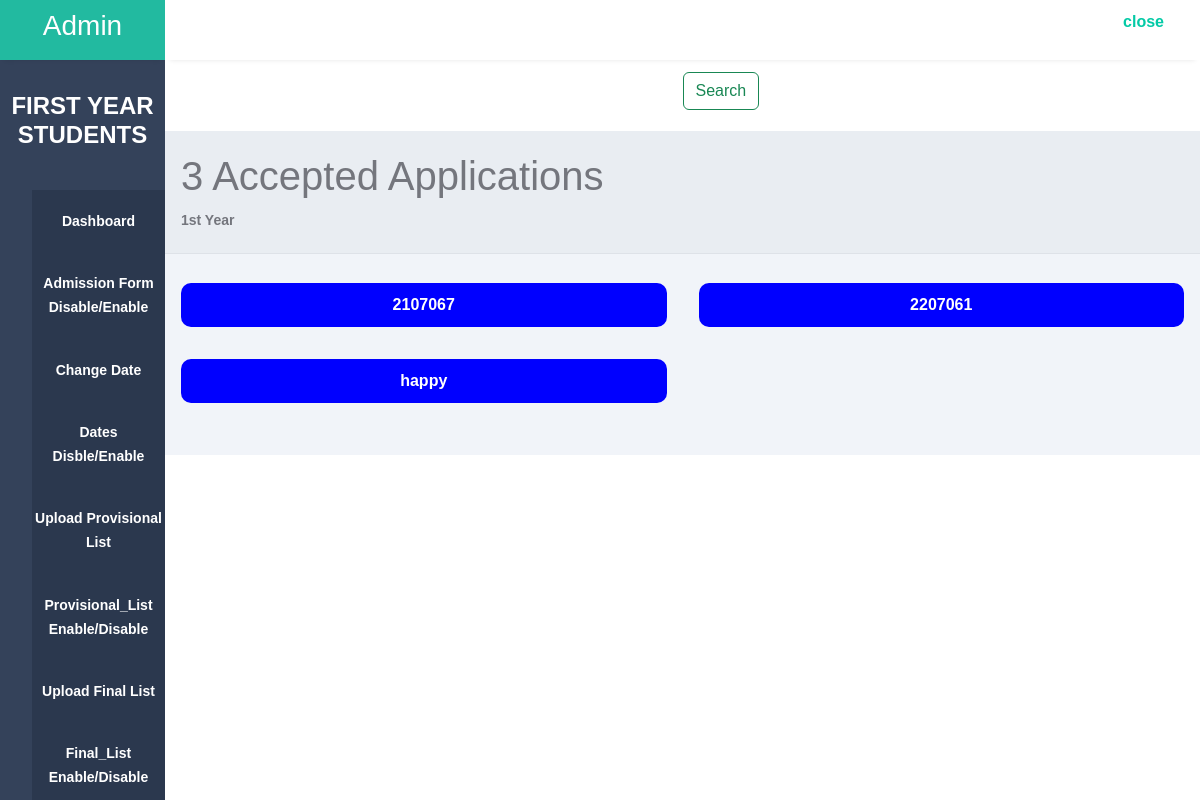
Screenshot of /1stYear_Report/accepted/ with the database file from the repository.
### Hostel_Admission/models.py (models this page shows)
class HostelData1(models.Model):
    id = models.AutoField(primary_key=True)
    fno = models.CharField(max_length=255)
    name = models.CharField(max_length=100)
    DOB = models.DateField()
    cast = models.CharField(max_length=10)
    nationality = models.CharField(max_length=10)
    BGroup = models.CharField(max_length=4)
    phone1 = models.IntegerField()
    Address1 = models.CharField(max_length=50)
    Email = models.EmailField(max_length=30)
    Branch = models.CharField(max_length=40)
    mark1 = models.FloatField(default=0)
    outoff1 = models.FloatField(default=0)
    mark2 = models.FloatField(default=0)
    outoff2 = models.FloatField(default=0)
    percentage = models.FloatField()
    Father_name = models.CharField(max_length=100)
    phone2 = models.IntegerField()
    Address2 = models.CharField(max_length=50)
    occupation = models.CharField(max_length=50)
    Enroll = models.CharField(max_length=15)
    Year = models.CharField(max_length=7,default="First")
    SPhoto = models.FileField(upload_to='3signatures/student/',default='file.jpg')
    student_signature = models.FileField(upload_to='signatures/student/',default='file.jpg')
    father_signature = models.FileField(upload_to='signatures/father/',default='file.jpg')
    marksheet1 = models.FileField(upload_to='marksheet/', default='file.pdf')
    Domacile = models.FileField(upload_to='Domacile/', default='file.pdf')
    Allotment = models.FileField(upload_to='Allotment/', default='file.pdf')
    Addmission = models.FileField(upload_to='Addmission/', default='file.pdf')
    Registration  = models.FileField(upload_to='Registration/', default='file.pdf')
    ncl = models.FileField(upload_to='ncl/', default='NA')
    castecert = models.FileField(upload_to='3castecert/',default='NA')
    remark = models.CharField(max_length=200, default='NA')
    status = models.CharField(max_length=200,default='not_verified')
    payment_ss = models.FileField(upload_to='payment/', default='NA')
    trans_id = models.CharField(max_length=255,default=0)
    Backlog = models.CharField(max_length=3,default='NO')

### Hostel_Admission/views.py (the view)
# urls.py: path('1stYear_Report/accepted/',views.accepted,name="accepted"),
def accepted(request):
    data = HostelData1.objects.all()
    accepted = data.filter(status="accepted")
    return render(request, 'Admin_OP/reports/year1applications/accepted.html',{"data":accepted})

### Hostel_Admission/templates/Admin_OP/reports/year1applications/accepted.html (shortened to what this page needs)
<!DOCTYPE html>
<html lang="en">
<head>
    <link rel="stylesheet" href="https://cdn.jsdelivr.net/npm/bootstrap@5.3.1/dist/css/bootstrap.min.css">
    <link rel="stylesheet" href="https://cdn.jsdelivr.net/npm/bootstrap@5.3.1/dist/js/bootstrap.bundle.min.js">
    <link href="https://cdn.jsdelivr.net/npm/bootstrap@5.3.1/dist/css/bootstrap.min.css" rel="stylesheet">
    <link rel="stylesheet" href="https://maxst.icons8.com/vue-static/landings/line-awesome/line-awesome/1.3.0/css/line-awesome.min.css">
</head>
    <link href='https://unpkg.com/boxicons@2.1.4/css/boxicons.min.css' rel='stylesheet'>
<body>
    <div class="sidebar">
        <div class="side-header">
            <h3>A<span>dmin</span></h3>
        </div>
        <div class="side-content">
            <div class="profile">
                <h4 style="font-family: Arial, Helvetica, sans-serif;"><b>FIRST YEAR STUDENTS<b></h4>
            </div>
            <div class="side-menu">
                <ul>
                    <li>
                       <a href="../" class="active">
                            <small>Dashboard</small>
                        </a>
                    </li>
                    <li>
                        <a href="{% url 'close_form1' %}" class="active">
                             <small>Admission Form Disable/Enable</small>
                         </a>
                     </li>
                    <li>
                       <a href="{% url 'up_date1' %}" class="active">
                            <small>Change Date</small>
                        </a>
                    </li>
                    <li>
                        <a href="{% url 'cimp11' %}" class="active">
                             <small>Dates Disble/Enable</small>
                         </a>
                     </li>
                    <li>
                       <a href="{% url 'addplist1' %}" class="active">
                            <small>Upload Provisional List</small>
                        </a>
                    </li>
                    <li>
                        <a href="{% url 'cplist1' %}" class="active">
                             <small> Provisional_List Enable/Disable</small>
                         </a>
                     </li>
                    <li>
                       <a href="{% url 'addflist1' %}" class="active">
                            <small>Upload Final List</small>
                        </a>
                    </li>
                    <li>
                       <a href="{% url 'cflist1' %}" class="active">
                            <small>Final_List Enable/Disable</small>
                        </a>
                    </li>
                </ul>
            </div>
        </div>
    </div>
    <div class="main-content">
        <header>
            <div class="header-content">
                <div class="header-menu">
                    <div class="user">
                        <a href="{% url 'admin_log' %}">
                            <box-icon type='solid' name='home' class="home"></box-icon ></a>
                        <div><a href="{% url 'logout' %}"><span>close</span></a></div>
                    </div>
                </div>
            </div>
        </header>
        <main>
            <a href="{% url 'search1' %}"><button style="margin-left: 50%;" class="btn btn-outline-success" type="submit">Search</button></a>
            <div class="page-header">
                <h1> {{data|length}} Accepted Applications</h1>
                <small>1st Year</small>
            </div>
            <div class="page-content">
                <div class="analytics">
                    {% for form in data %}
                    <a href="{% url 'form_preview2' form.fno %}">{{ form.Enroll }}</a>
                    {% endfor %}
                </div>
            </div>
        </main>
    </div>
</body>
</html>

### Hostel_Admission/templates/Admin_OP/reports/year1applications/accepted.html (style rules this page uses)
h1 { color: aqua; }
a { text-decoration: none; color: #04caa6; }
:root { --main-color: #22BAA0; --color-dark: #34425A; --text-grey: #B0B0B0; }
* { margin: 0; padding: 0; text-decoration: none; list-style-type: none; box-sizing: border-box; font-family: 'Merriweather', sans-serif; }
.sidebar { position: fixed; height: 100%; width: 165px; left: 0; bottom: 0; top: 0; z-index: 100; background: var(--color-dark); transition: left 300ms; }
.side-header { box-shadow: 0px 5px 5px -5px rgb(0 0 0 /10%); background: var(--main-color); height: 60px; display: flex; justify-content: center; align-items: center; }
.side-header h3, side-head span { color: #fff; font-weight: 400; }
.side-content { height: calc(100vh - 60px); overflow: auto; }
.profile { text-align: center; padding: 2rem 0rem; }
.profile h4 { color: #fff; font-weight: 500; }
.side-menu ul { text-align: center; }
.side-menu a { display: block; padding: 1.2rem 0rem; }
.side-menu a.active { background: #2B384E; }
.side-menu a.active span, .side-menu a.active small { color: #fff; }
.side-menu a span, .side-menu a small { color: #899DC1; }
.main-content { margin-left: 165px; width: calc(100% - 165px); transition: margin-left 300ms; }
header { position: fixed; right: 0; top: 0; left: 165px; z-index: 100; height: 60px; box-shadow: 0px 5px 5px -5px rgb(0 0 0 /10%); background: #fff; transition: left 300ms; }
.header-content, .header-menu { display: flex; align-items: center; }
.header-content { justify-content: space-between; padding: 0rem 1rem; }
.header-menu { width:100%; }
.user { width: 100%; display: flex; justify-content: flex-end; gap: 30px; margin-top: 10px; padding-right:20px; }
main { margin-top: 60px; }
.page-header { padding: 1.3rem 1rem; background: #E9edf2; border-bottom: 1px solid #dee2e8; }
.page-header h1, .page-header small { color: #74767d; }
.page-content { padding: 1.3rem 1rem; background: #f1f4f9; }
.analytics { display: grid; grid-template-columns: repeat(4, 1fr); grid-gap: 2rem; margin-top: .5rem; margin-bottom: 2rem; }
@media only screen and (max-width: 1200px) { .analytics { grid-template-columns: repeat(2, 1fr); } }
.analytics a { padding:10px; background-color:blue; color:white; border-radius:10px; text-align:center; }

### rows the page displays
HostelData1: Enroll "2107067"
HostelData1: Enroll "2207061"
HostelData1: Enroll "happy"

### other values shown
{{ data|length }} "3"
